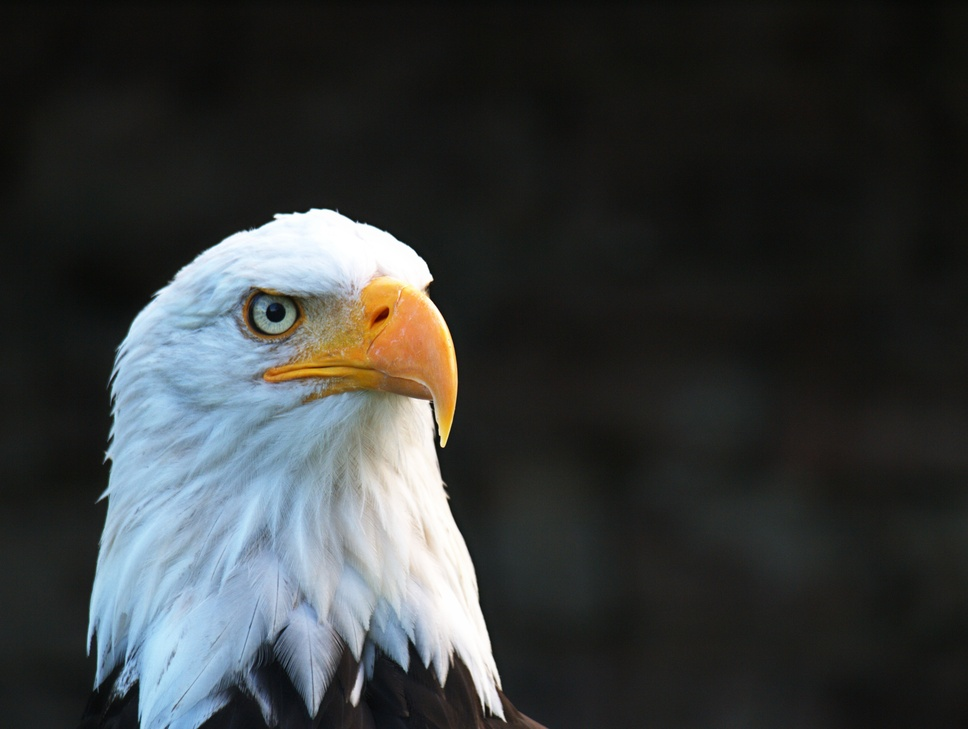
%> input picture image.jpg, 968 x 729 px, shrunk from 3720 x 2800 before the run
$ octave project.m   (GNU Octave 9; MATLAB toolbox functions it lacks are replaced by stand-ins)
%> lines starting %> are read from the running program, lines starting %| are printed output that depends on the picture; in (x1, y1, x2, y2) boxes, pixels count from 0 and x2, y2 are one past the last pixel; in counts of white or black regions, pixels touching at a corner belong together; the program's own positions count from 1
clc;
clear;
close;
A=imread("image.jpg");
%> A is the input picture: size 729x968x3 uint8; mean R, G, B 55.4, 58.7, 58.6
B=rgb2gray(A);
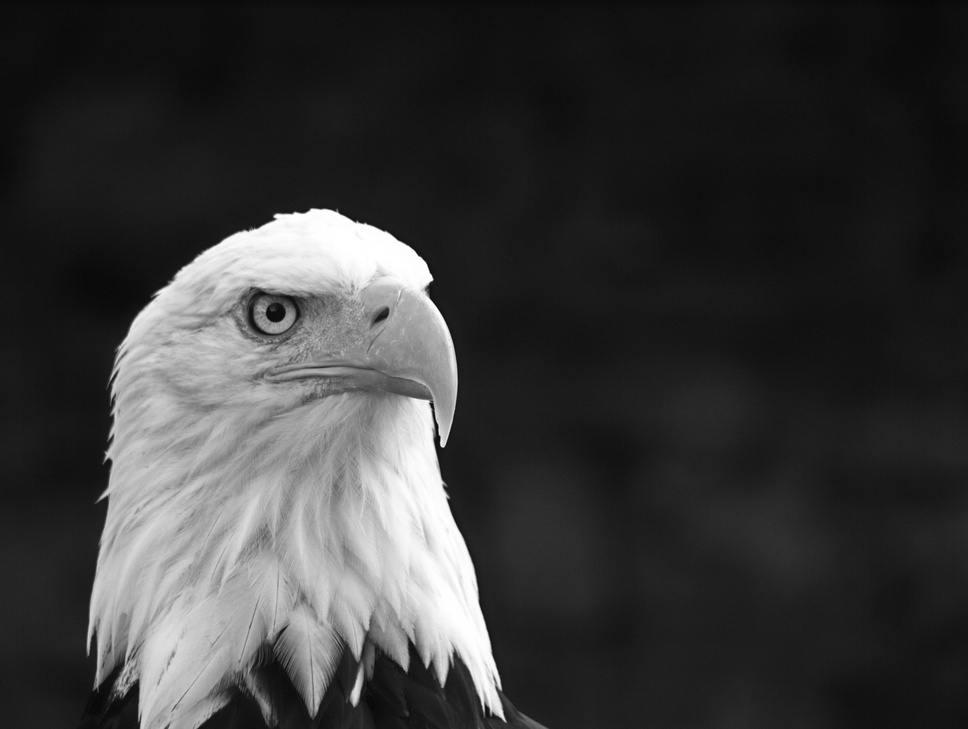
%> B: size 729x968 uint8; min 7, max 255, mean 57.7

%fft of the image
Bt=fft2(B);
flow=log(abs(fftshift(Bt))+1);
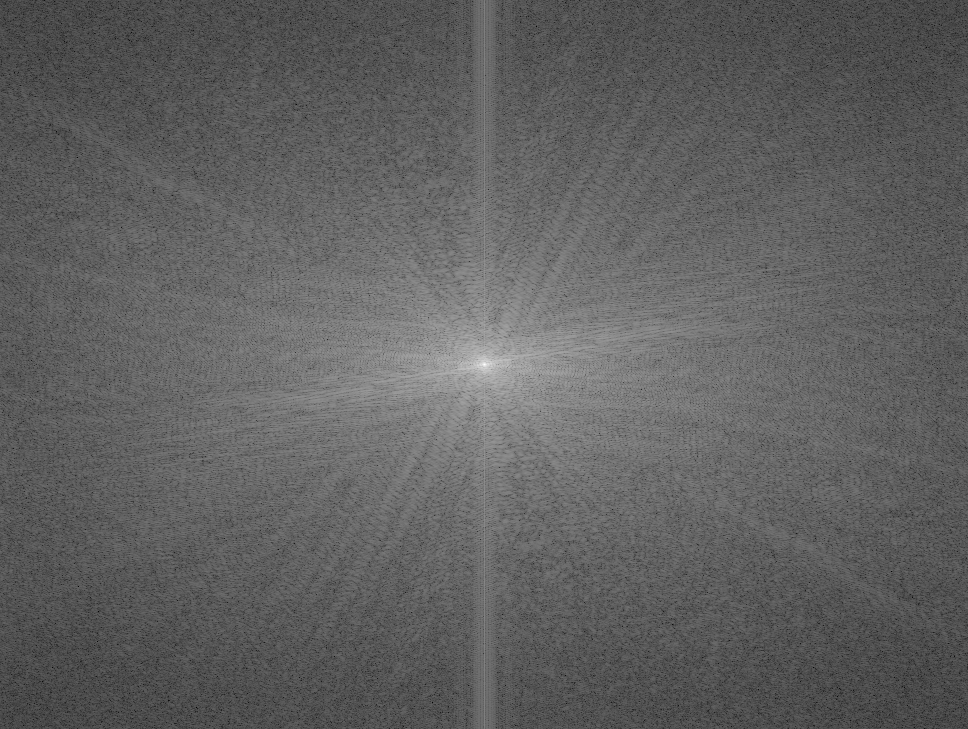
%> flow: size 729x968 double; min 1.36, max 17.52, mean 7.49; drawn with min black and max white

Btsort = sort(abs(Bt(:)));
keep=0.90;
thresh = Btsort(floor((1-keep)*length(Btsort)));
%> thresh = 430.1
ind = abs(Bt)>thresh;                        %Find small indices
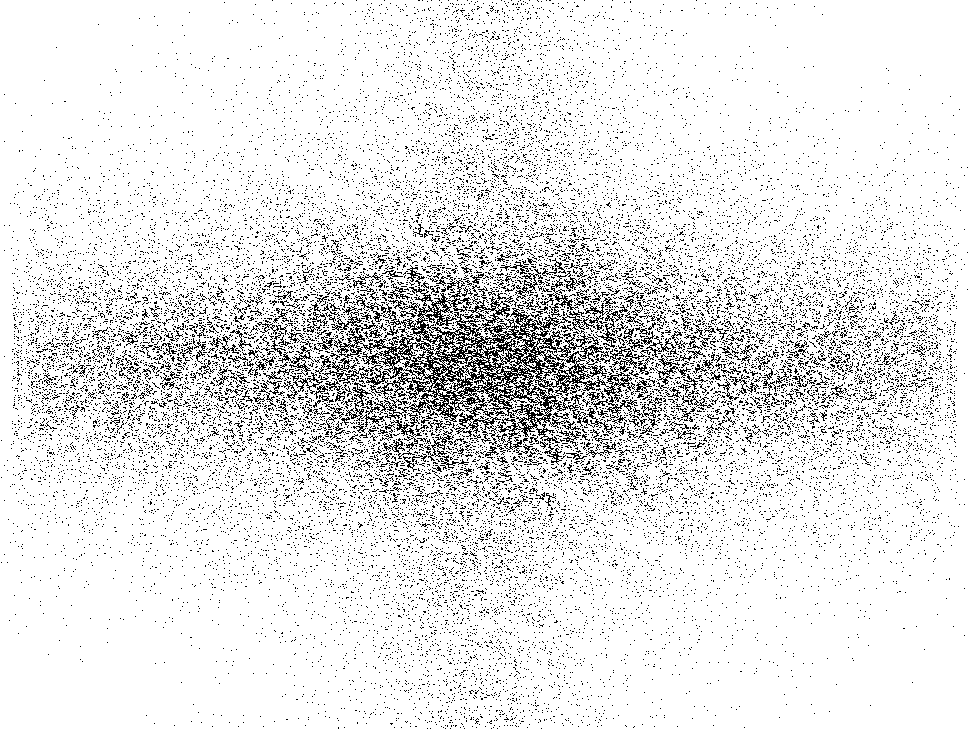
%> ind: size 729x968 logical; 90% white; black in thin lines or dots
Atlow = Bt.*ind;                             %Threshold small indices
Alow=uint8(ifft2(Atlow));                    % Compressed image

keep=0.50;
thresh = Btsort(floor((1-keep)*length(Btsort)));
%> thresh = 1601.2
ind = abs(Bt)>thresh;                        %Find small indices
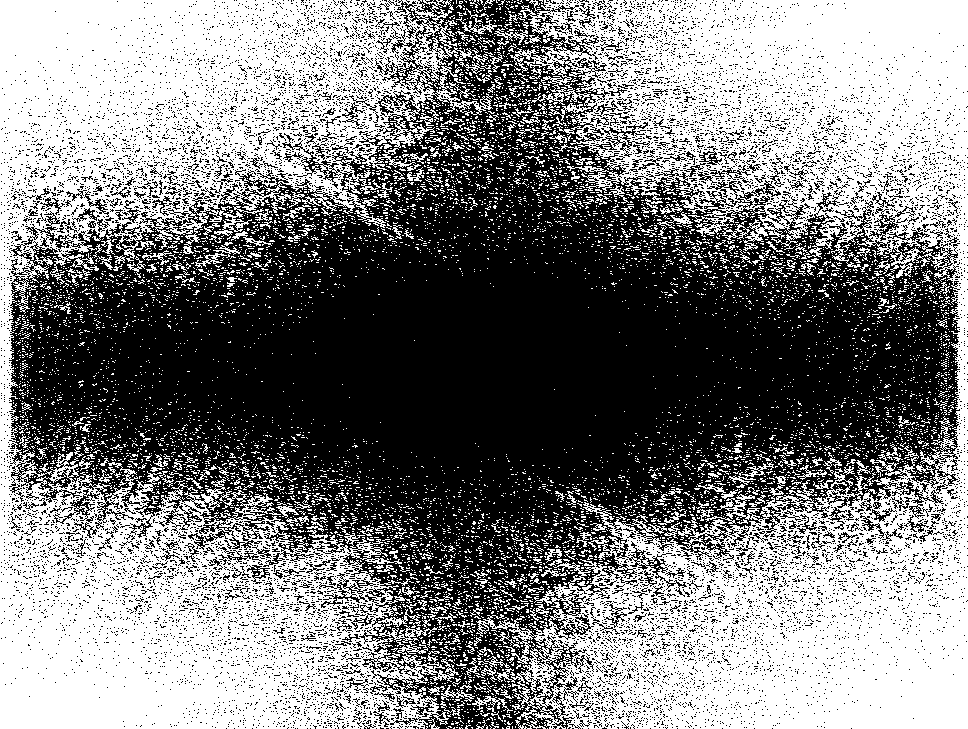
%> ind: size 729x968 logical; 50% white; 8301 white regions (7974 under 20 px), largest, box (x1, y1, x2, y2) and area: (0, 0, 493, 729) 158347, (476, 0, 968, 729) 157604, (195, 245, 241, 268) 231
Atlow = Bt.*ind;                             %Threshold small indices
Alow2=uint8(ifft2(Atlow));                    % Compressed image

keep=0.01;
thresh = Btsort(floor((1-keep)*length(Btsort)));
%> thresh = 56713
ind = abs(Bt)>thresh;                        %Find small indices
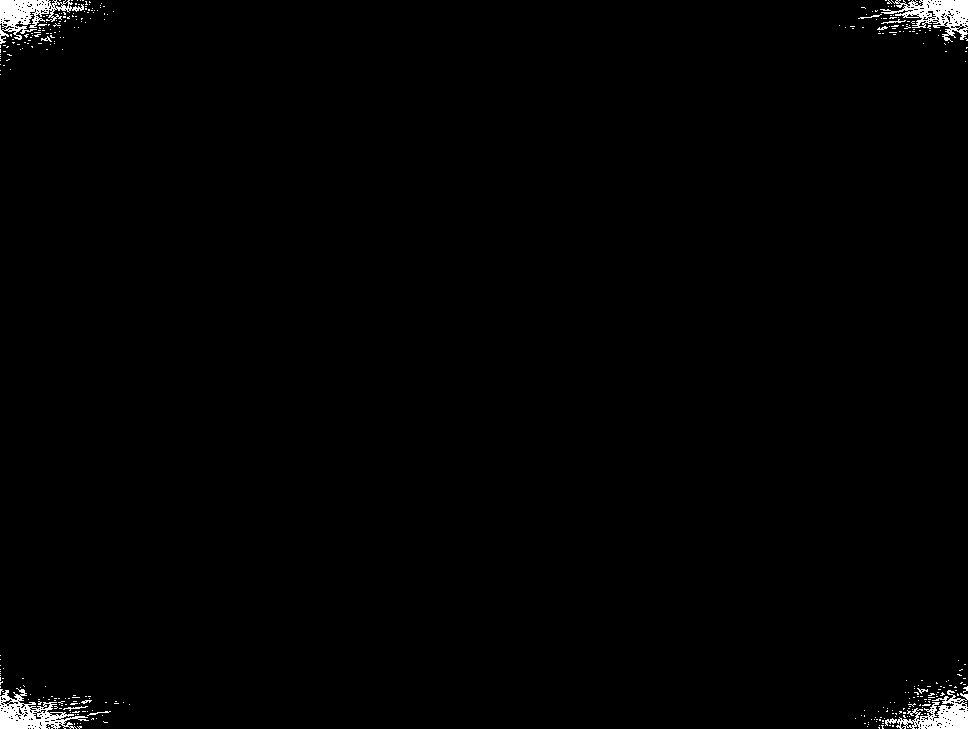
%> ind: size 729x968 logical; 1% white; 327 white regions (315 under 20 px), largest, box (x1, y1, x2, y2) and area: (880, 0, 968, 42) 1561, (0, 688, 89, 729) 1540, (0, 0, 84, 44) 1473
Atlow = Bt.*ind;                             %Threshold small indices
Alow3=uint8(ifft2(Atlow));                    % Compressed image

keep=0.002;
thresh = Btsort(floor((1-keep)*length(Btsort)));
%> thresh = 177248.6
ind = abs(Bt)>thresh;                        %Find small indices
%> ind: size 729x968 logical; 0.2% white; 76 white regions (72 under 20 px), largest, box (x1, y1, x2, y2) and area: (0, 0, 37, 20) 314, (922, 0, 968, 16) 312, (0, 714, 47, 729) 300, (932, 710, 968, 729) 275
Atlow = Bt.*ind;                             %Threshold small indices
Alow4=uint8(ifft2(Atlow));                    % Compressed image
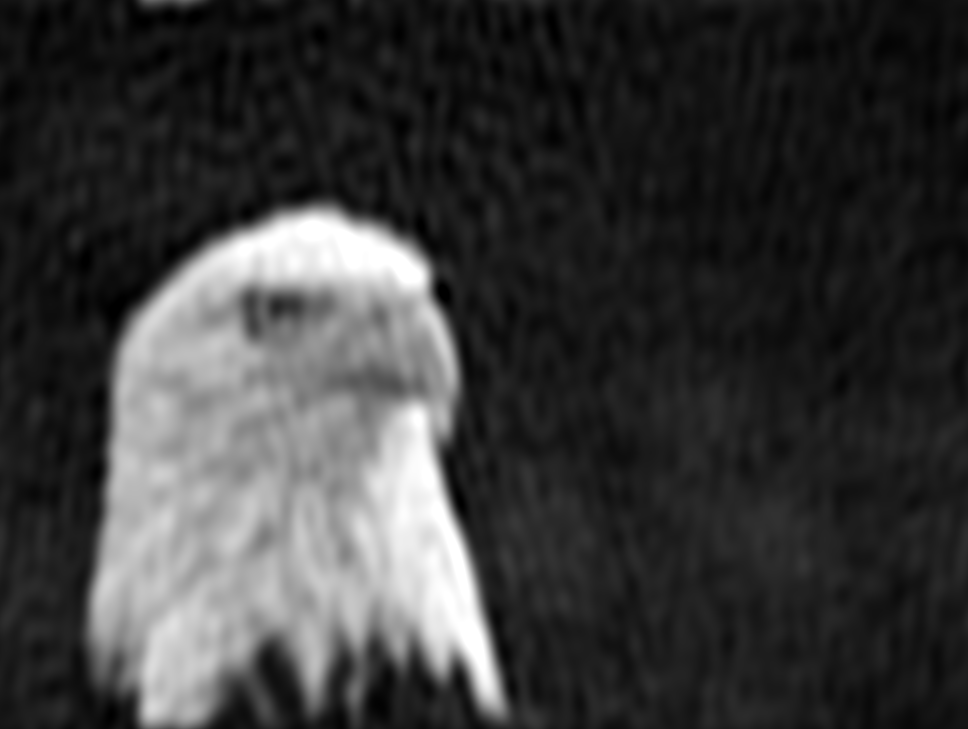
%> Alow4: size 729x968 uint8; min 0, max 255, mean 57.7; mean of the top-left, top-right, bottom-left and bottom-right quarters 55.9, 19.4, 123.7, 31.6

figure(1);
imshow(A);
title("Original Image");
figure(2);
imshow(B);
title("Gray Scale Image");
figure(3);
imshow(flow,[]);
title("FFT of the Image");
figure(4);
imshow(Alow) % Plot Reconstruction
imwrite(Alow,"imc1.jpg");
title("Image Reconstructed with 90% of FFT Values");
figure(5);
imshow(Alow2) % Plot Reconstruction
imwrite(Alow2,"imc2.jpg");
title("Image Reconstructed with 50% of FFT Values");
figure(6);
imshow(Alow3) % Plot Reconstruction
imwrite(Alow3,"imc3.jpg");
title("Image Reconstructed with 1% of FFT Values");
figure(7);
imshow(Alow4) % Plot Reconstruction
imwrite(Alow4,"imc4.jpg");
title("Image Reconstructed with 0.2% of FFT Values");
